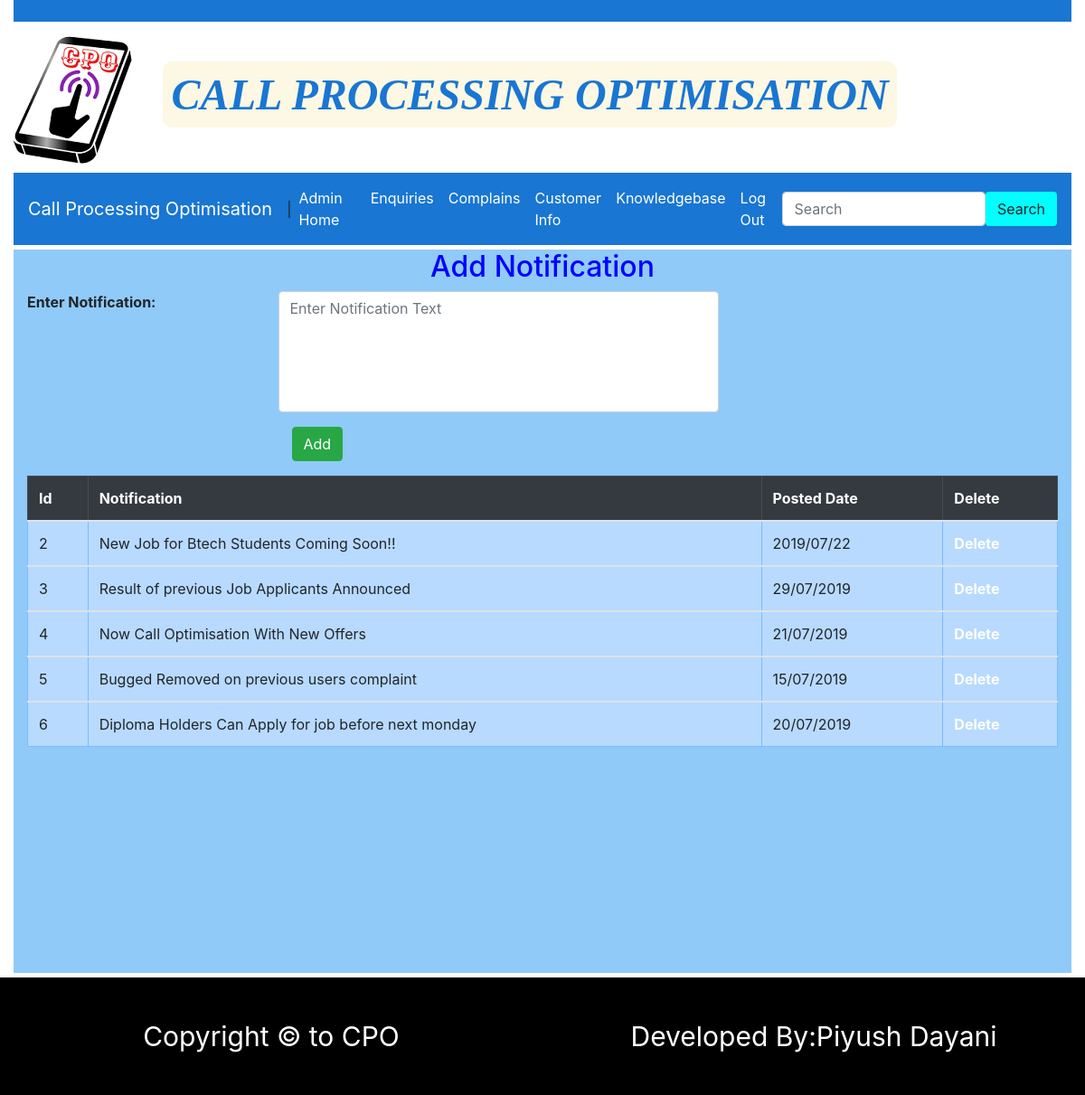
The page /adminzone/adminhome (signed in) on the database its author committed.
### adminzone/models.py (models this page shows)
class Notification(models.Model):
    notificationtext=models.TextField()
    posteddate=models.CharField(max_length=30)

### adminzone/views.py (the view)
def adminhome(request):
    if request.session['adminid']:
        noti=Notification.objects.all()
        return render(request,'adminhome.html',{'noti':noti})
    else:
        return render(request,'login.html')

### adminzone/templates/adminhome.html (shortened to what this page needs)
<!DOCTYPE html>
<html lang="en">
{% load static%}
<head>
<link rel="stylesheet" href="https://stackpath.bootstrapcdn.com/bootstrap/4.3.1/css/bootstrap.min.css">
<link rel="stylesheet" href="https://maxcdn.bootstrapcdn.com/font-awesome/4.7.0/css/font-awesome.min.css">
</head>
<body>
<div class="bs-example">
<div class="container-fluid">
  <div class="container-fluid" style="background-color:#1976d2">&nbsp;</div>
    <div class="row" style="height:160px; width:101.1%;   border-radius:10px;margin-top:5px;"><img src="{%static 'images/cpos.png'%}"/><div style="margin-left:20px; font-size:4vw;line-height:150px;color:white;"><b><i><mark style="font-family:cursive;color:#1976d2;border-radius:10px;">CALL PROCESSING OPTIMISATION</mark></i></b></div></div>
    <nav id="nav-tab" class="navbar navbar-expand-md   sticky-top " style="background-color:#1976d2;margin-top:2px; ">
        <a href="#" class="navbar-brand">Call Processing Optimisation </a>|
        <div class="collapse navbar-collapse" id="navbarCollapse">
            <div class="navbar-nav">
                       <a href="{% url 'adminzone:adminhome'%}" class="nav-item nav-link ">Admin Home</a>
            <a href="{% url 'adminzone:enquiries'%}" class="nav-item nav-link ">Enquiries</a>
            <a href="{% url 'adminzone:complains'%}" class="nav-item nav-link ">Complains</a>
            <a href="{% url 'adminzone:customerinfo'%}" class="nav-item nav-link ">Customer Info</a>
            <a href="{%url 'adminzone:knowledgebase'%}" class="nav-item nav-link ">Knowledgebase</a>
            <a href="{%url 'adminzone:logout'%}" class="nav-item nav-link ">Log Out</a>
            </div>
            <div class="navbar-nav ml-auto">
                   <form class="navbar-form navbar-left" role="search">
        <div class="form-group navbar-nav ml auto">
          <input type="text" class="form-control" placeholder="Search">
        <button type="submit" class="btn btn-default" style="background-color:aqua;">Search</button></div>
                   </form></div>
        </div>
    </nav>
    <div id="parent" class="container-fluid">
        <div class="row">
            <div class="col-sm-4"></div>
            <div class="col-sm-4"><h2 style="text-align:center;color:blue;">
                Add Notification
            </h2></div>
        </div>
        <form action="{%url 'adminzone:addnotification'%}" method="post">
             <div class="form-group">
                    <div class="row">
                        <label class="col-sm-3"for="notificationtext"><b>Enter Notification:</b></label>
  <textarea class="form-control col-sm-5" rows="5" id="notificationtext"  name="notificationtext" required placeholder="Enter Notification Text" style="resize:none;"></textarea>
</div>
                </div>
             <div class="form-group">
                    <div class="row">
                        <div class="checkbox col-sm-3">
</div>
                    <div class="col-sm-5">
                        <button type="submit" class="btn btn-success" value="POST">
                           Add
                        </button>
                    </div>
                </div>
                </div>
        </form>
        <table class="table" border="1"  style="margin:0 auto;" >
            <thead class=" table-dark">
            <tr>
                <th>Id</th>
                <th>Notification</th>
                <th>Posted Date</th>
                <th>Delete</th>
            </tr>
            </thead>
            {% for n in noti %}
        <tbody class=" table-hover" >
            <tr class="table-primary" >
                <td>{{n.id}}</td>
                <td>{{n.notificationtext}}</td>
                <td>{{n.posteddate}}</td>
                <td><a style="font-weight:bold;" href="{% url 'adminzone:deletenotification' n.id%}">Delete</a></td>
            </tr>
            </tbody>
            {% endfor %}
        </table>
    </div>
    <div id="footer" class="row">
        <div id="lfooter" class="col-sm-6">
            Copyright &copy; to CPO
        </div>
        <div id="rfooter" class="col-sm-6">
            Developed By:Piyush Dayani
        </div>
    </div>
</div>
</div>
</body>
</html>

### adminzone/templates/adminhome.html (style rules this page uses)
.bs-example { // margin-top: 20px; }
#parent { min-height:800px; margin-top:5px; background-color:#90caf9; }
#footer { min-height:130px; margin-top:5px; }
#lfooter { min-height:130px; background-color:black; color:white; text-align:center; float:left; font-size:30px; line-height:130px; }
#rfooter { min-height:130px; background-color:black; float:right; font-size:30px; color:white; text-align:center; line-height:130px; }
a { color:white; }

### rows shown on the page
Notification: id "2", notificationtext "New Job for Btech Students Coming Soon!!", posteddate "2019/07/22"
Notification: id "3", notificationtext "Result of previous Job Applicants Announced", posteddate "29/07/2019"
Notification: id "4", notificationtext "Now Call Optimisation With New Offers", posteddate "21/07/2019"
Notification: id "5", notificationtext "Bugged Removed on previous users complaint", posteddate "15/07/2019"
Notification: id "6", notificationtext "Diploma Holders Can Apply for job before next monday", posteddate "20/07/2019"
